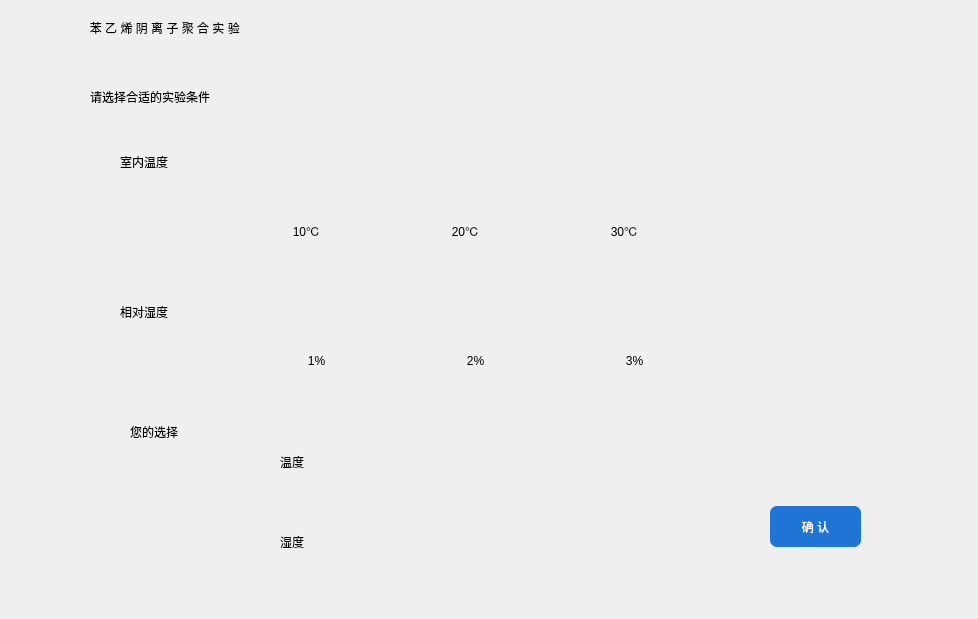
<?xml version="1.0" encoding="UTF-8"?>
<ui version="4.0">
 <class>Form</class>
 <widget class="QWidget" name="Form">
  <property name="geometry">
   <rect>
    <x>0</x>
    <y>0</y>
    <width>978</width>
    <height>619</height>
   </rect>
  </property>
  <property name="windowTitle">
   <string>Form</string>
  </property>
  <property name="styleSheet">
   <string notr="true">#Form {
	border-image: url(:/con/bj1.jpg);
}
</string>
  </property>
  <layout class="QHBoxLayout" name="horizontalLayout">
   <property name="spacing">
    <number>0</number>
   </property>
   <property name="leftMargin">
    <number>0</number>
   </property>
   <property name="topMargin">
    <number>0</number>
   </property>
   <property name="rightMargin">
    <number>0</number>
   </property>
   <property name="bottomMargin">
    <number>0</number>
   </property>
   <item>
    <widget class="QWidget" name="template_2" native="true">
     <property name="styleSheet">
      <string notr="true"/>
     </property>
     <layout class="QVBoxLayout" name="verticalLayout">
      <property name="spacing">
       <number>0</number>
      </property>
      <property name="leftMargin">
       <number>0</number>
      </property>
      <property name="topMargin">
       <number>0</number>
      </property>
      <property name="rightMargin">
       <number>0</number>
      </property>
      <property name="bottomMargin">
       <number>0</number>
      </property>
      <item>
       <widget class="QWidget" name="title" native="true">
        <property name="sizePolicy">
         <sizepolicy hsizetype="Preferred" vsizetype="Preferred">
          <horstretch>1</horstretch>
          <verstretch>1</verstretch>
         </sizepolicy>
        </property>
        <property name="styleSheet">
         <string notr="true"/>
        </property>
        <layout class="QHBoxLayout" name="horizontalLayout_6">
         <property name="spacing">
          <number>0</number>
         </property>
         <property name="leftMargin">
          <number>0</number>
         </property>
         <property name="topMargin">
          <number>0</number>
         </property>
         <property name="rightMargin">
          <number>0</number>
         </property>
         <property name="bottomMargin">
          <number>0</number>
         </property>
         <item>
          <widget class="QLabel" name="label_5">
           <property name="styleSheet">
            <string notr="true">font: 22pt &quot;Arial&quot;;</string>
           </property>
           <property name="text">
            <string>                           苯 乙 烯 阴 离 子 聚 合 实 验</string>
           </property>
          </widget>
         </item>
        </layout>
       </widget>
      </item>
      <item>
       <widget class="QWidget" name="section" native="true">
        <property name="sizePolicy">
         <sizepolicy hsizetype="Preferred" vsizetype="Preferred">
          <horstretch>1</horstretch>
          <verstretch>10</verstretch>
         </sizepolicy>
        </property>
        <property name="styleSheet">
         <string notr="true"/>
        </property>
        <layout class="QVBoxLayout" name="verticalLayout_2">
         <property name="spacing">
          <number>0</number>
         </property>
         <property name="leftMargin">
          <number>0</number>
         </property>
         <property name="topMargin">
          <number>0</number>
         </property>
         <property name="rightMargin">
          <number>0</number>
         </property>
         <property name="bottomMargin">
          <number>0</number>
         </property>
         <item>
          <widget class="QWidget" name="content" native="true">
           <property name="sizePolicy">
            <sizepolicy hsizetype="Expanding" vsizetype="Expanding">
             <horstretch>1</horstretch>
             <verstretch>12</verstretch>
            </sizepolicy>
           </property>
           <property name="styleSheet">
            <string notr="true">
QPushButton {
	border:none;
	font: 16pt &quot;Arial&quot;;
}
*{
	border-image:none;
}
</string>
           </property>
           <widget class="QLabel" name="label_2">
            <property name="geometry">
             <rect>
              <x>120</x>
              <y>90</y>
              <width>111</width>
              <height>31</height>
             </rect>
            </property>
            <property name="styleSheet">
             <string notr="true">font: 16pt &quot;Arial&quot;;</string>
            </property>
            <property name="text">
             <string>室内温度</string>
            </property>
           </widget>
           <widget class="QLabel" name="label_3">
            <property name="geometry">
             <rect>
              <x>120</x>
              <y>240</y>
              <width>111</width>
              <height>31</height>
             </rect>
            </property>
            <property name="styleSheet">
             <string notr="true">font: 16pt &quot;Arial&quot;;</string>
            </property>
            <property name="text">
             <string>相对湿度</string>
            </property>
           </widget>
           <widget class="QLabel" name="label_4">
            <property name="geometry">
             <rect>
              <x>130</x>
              <y>360</y>
              <width>111</width>
              <height>31</height>
             </rect>
            </property>
            <property name="styleSheet">
             <string notr="true">font: 16pt &quot;Arial&quot;;</string>
            </property>
            <property name="text">
             <string>您的选择</string>
            </property>
           </widget>
           <widget class="QPushButton" name="conditions_submit_btn">
            <property name="geometry">
             <rect>
              <x>770</x>
              <y>450</y>
              <width>91</width>
              <height>41</height>
             </rect>
            </property>
            <property name="styleSheet">
             <string notr="true">QPushButton{
	border:none;
	border-radius:7px;	
	font: 13pt &quot;微软雅黑&quot;;
	background-color: rgb(31, 117, 213);
	color:rgb(255, 255, 255);
}
QPushButton:pressed{
	border:none;
	border-radius:7px;	
	font: 13pt &quot;微软雅黑&quot;;	
	background-color: rgb(31, 117, 213);
	color:rgb(31, 117, 213);
}</string>
            </property>
            <property name="text">
             <string>确 认</string>
            </property>
           </widget>
           <widget class="QWidget" name="layoutWidget">
            <property name="geometry">
             <rect>
              <x>280</x>
              <y>460</y>
              <width>351</width>
              <height>51</height>
             </rect>
            </property>
            <layout class="QHBoxLayout" name="horizontalLayout_5">
             <item>
              <widget class="QLabel" name="label_14">
               <property name="styleSheet">
                <string notr="true">font: 16pt &quot;Arial&quot;;</string>
               </property>
               <property name="text">
                <string>湿度</string>
               </property>
              </widget>
             </item>
             <item>
              <widget class="QLabel" name="conditions_checked_humidity_label">
               <property name="styleSheet">
                <string notr="true">font: 16pt &quot;Arial&quot;;
color: red;</string>
               </property>
               <property name="text">
                <string/>
               </property>
              </widget>
             </item>
            </layout>
           </widget>
           <widget class="QLabel" name="label">
            <property name="geometry">
             <rect>
              <x>90</x>
              <y>20</y>
              <width>381</width>
              <height>41</height>
             </rect>
            </property>
            <property name="styleSheet">
             <string notr="true">font: 20pt &quot;Arial&quot;;</string>
            </property>
            <property name="text">
             <string>请选择合适的实验条件</string>
            </property>
           </widget>
           <widget class="QWidget" name="layoutWidget">
            <property name="geometry">
             <rect>
              <x>240</x>
              <y>270</y>
              <width>471</width>
              <height>71</height>
             </rect>
            </property>
            <layout class="QHBoxLayout" name="horizontalLayout_2">
             <item>
              <widget class="QPushButton" name="conditions_humidity_one_btn">
               <property name="text">
                <string>1%</string>
               </property>
              </widget>
             </item>
             <item>
              <widget class="QPushButton" name="conditions_humidity_two_btn">
               <property name="text">
                <string>2%</string>
               </property>
              </widget>
             </item>
             <item>
              <widget class="QPushButton" name="conditions_humidity_three_btn">
               <property name="styleSheet">
                <string notr="true"/>
               </property>
               <property name="text">
                <string>3%</string>
               </property>
              </widget>
             </item>
            </layout>
           </widget>
           <widget class="QWidget" name="layoutWidget">
            <property name="geometry">
             <rect>
              <x>230</x>
              <y>140</y>
              <width>471</width>
              <height>71</height>
             </rect>
            </property>
            <layout class="QHBoxLayout" name="horizontalLayout_3">
             <item>
              <widget class="QPushButton" name="conditions_temperature_one_btn">
               <property name="styleSheet">
                <string notr="true"/>
               </property>
               <property name="text">
                <string>10℃</string>
               </property>
              </widget>
             </item>
             <item>
              <widget class="QPushButton" name="conditions_temperature_two_btn">
               <property name="text">
                <string>20℃</string>
               </property>
              </widget>
             </item>
             <item>
              <widget class="QPushButton" name="conditions_temperature_three_btn">
               <property name="text">
                <string>30℃</string>
               </property>
              </widget>
             </item>
            </layout>
           </widget>
           <widget class="QWidget" name="layoutWidget">
            <property name="geometry">
             <rect>
              <x>280</x>
              <y>380</y>
              <width>351</width>
              <height>51</height>
             </rect>
            </property>
            <layout class="QHBoxLayout" name="horizontalLayout_4">
             <item>
              <widget class="QLabel" name="label_13">
               <property name="styleSheet">
                <string notr="true">font: 16pt &quot;Arial&quot;;</string>
               </property>
               <property name="text">
                <string>温度</string>
               </property>
              </widget>
             </item>
             <item>
              <widget class="QLabel" name="conditions_checked_tempeature_label">
               <property name="styleSheet">
                <string notr="true">font: 16pt &quot;Arial&quot;;
color: red;</string>
               </property>
               <property name="text">
                <string/>
               </property>
              </widget>
             </item>
            </layout>
           </widget>
          </widget>
         </item>
        </layout>
       </widget>
      </item>
     </layout>
    </widget>
   </item>
  </layout>
 </widget>
 <resources>
  <include location="../images/conditions.qrc"/>
 </resources>
 <connections/>
</ui>
